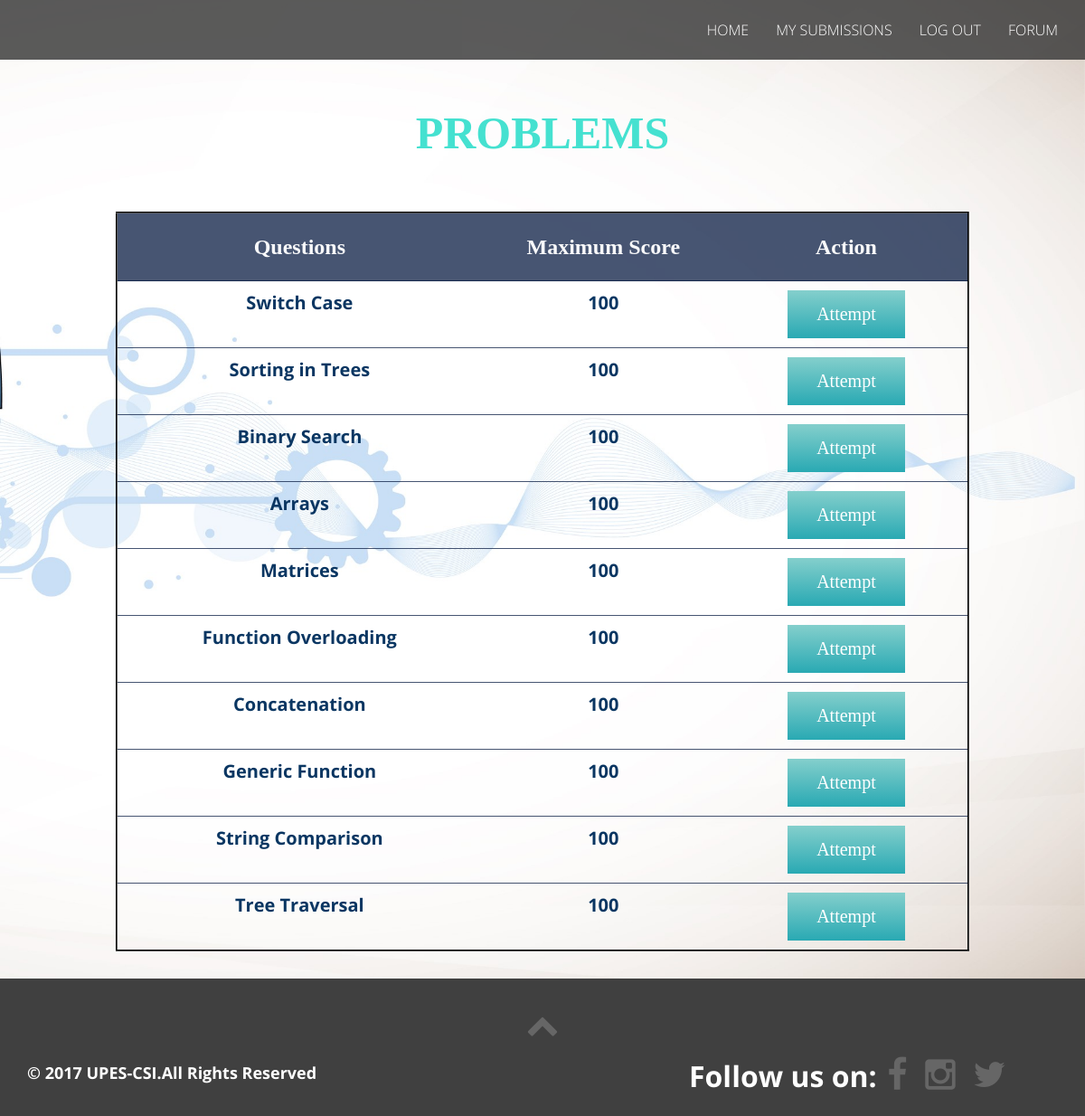
Screenshot of /panel.php (signed in) with the database file from the repository.
### tables this page shows
CREATE TABLE `Questions` (
  `qid` int(11) NOT NULL,
  `Problem` text NOT NULL,
  `name` text NOT NULL
);

### panel.php (the view, shortened to what this page needs)
<?php
include 'config.php';
?>
<!DOCTYPE html>
<html lang="en">
<head>
        <link rel="stylesheet" href="assets/bootstrap/css/bootstrap.min.css">
        <link rel="stylesheet" href="assets/font-awesome/css/font-awesome.min.css">
        <link rel="stylesheet" href="assets/elegant-font/code/style.css">
        <link rel="stylesheet" href="assets/css/animate.css">
        <link rel="stylesheet" href="assets/css/magnific-popup.css">
	    <link rel="stylesheet" href="assets/css/form-elements.css">
        <link rel="stylesheet" href="assets/css/style.css">
        <link rel="stylesheet" href="assets/css/media-queries.css">
		<link rel="stylesheet" href="https://code.jquery.com/mobile/1.4.5/jquery.mobile-1.4.5.min.css">
    </head>
    <body id="bootstrap-overrides">
		<nav class="navbar navbar-fixed-top" role="navigation">
			<div class="container">
				<div class="collapse navbar-collapse" id="top-navbar-1">
					<ul class="nav navbar-nav navbar-right">
                     <li><a  href="home.php" >Home</a></li>
                     <li><a  href="mysubmissions.php" >My Submissions</a></li>
					<li><a  href="logout.php">Log out</a></li>
						<li><a targer="_blank" href="http://forum.upescsi.in">Forum</a></li>
					</ul>
				</div>
			</div>
		</nav>
		 <section id="home-section" class="home-section full-screen" style="background-image: url('b11.jpg'); background-size:cover;">
                <div class="pagetitle " style="padding:70px 0px 0px 0px;">
				<div align="center">
				<h1 style="font-family:Zefani;position:relative;top:40px;font-size: 50px;font">Problems</h1>
				<p><font size="5" color="black" face="Comic Sans MS"><b><b></font></p>
        <br><br><br><br>
				</div>
				</div>
                 <div class="list">
				 <center>
				<table style="width:80%;border-color:black;" class="table"  >
  <tr id="heading">
    <th><font size="5"><b>Questions</font><b></font></th>
    <th><font size="5"><b>Maximum Score</b></font></th>
		<th><font size="5"><b>Action</b></font></th>
  </tr>
<?php
$flag = mysqli_query($con,"SELECT random_que FROM users WHERE user_id =".$_SESSION['user_id']." ");
$val = mysqli_fetch_array($flag);
if(is_null($val['random_que'])){
$sql=mysqli_query($con,"SELECT * FROM Questions ORDER BY RAND() LIMIT 0,10");
$random = array();
while($row = mysqli_fetch_array($sql)){
  array_push($random,$row['qid']);
  ?>
  <tr>
    <td width=30%> <?php echo $row['name']; ?> </td>
    <td width=20%>100</td>
	<td width=20%> <form method="POST" action="ques.php" > <input type="hidden" name="qid" value="<?php echo $row['qid']; ?>" > <input type="submit" name="Attempt"  value="Attempt" > </form></td>
<?php
  }
  ?>
</table>
</center>
				 </div>
          </section>
 <?php
}
?>
<footer>
  <div class="container">
    <div class="row">
      <div class="col-sm-12">
        <div class="scroll-to-top">
          <a href="#"><i class="fa fa-chevron-up"></i></a>
        </div>
      </div>
    </div>
    <div class="row">
          <div class="col-sm-7 footer-copyright">
            &copy; 2017 UPES-CSI.All Rights Reserved
          </div>
          <div class="col-sm-5 footer-social">
<center>
          <font color="white" size="6">Follow us on:</font>
<a href="https://www.facebook.com/upescsi"><i class="fa fa-facebook"></i></a>
            <a href="https://www.instagram.com/upescsi"><i class="fa fa-instagram"></i></a>
  <a href="https://www.twitter.com/upescsi"><i class="fa fa-twitter"></i></a>
</div>
    </div>
  </div>
</footer>
    </body>
</html>

### assets/css/style.css (style rules this page uses)
body { background: #fff; font-family: 'Open Sans', sans-serif; font-weight: 300; color: rgb(0,0,0); text-align: center; }
a, a:hover, a:focus { color:#2b9da5;; text-decoration: none; -o-transition: all .3s; -moz-transition: all .3s; -webkit-transition: all .3s; -ms-transition: all .3s; transition: all .3s; }
h1, h2 { margin-top: 10px; font-size: 42px; font-weight: 700; color: #444; line-height: 54px; text-transform: uppercase; }
.navbar { margin-bottom: 0; background: #333; background: rgba(51, 51, 51, 0.8); border: 0; -moz-border-radius: 0; -webkit-border-radius: 0; border-radius: 0; }
ul.navbar-nav { font-size: 16px; color: #888; text-transform: uppercase; }
ul.navbar-nav li a { padding-top: 23px; padding-bottom: 23px; color: #fff; }
footer { padding: 25px 0 20px 0; background: #404040; text-align: right; }
footer .scroll-to-top { font-size: 36px; text-align: center; }
footer .scroll-to-top a { color: #666; }
.footer-copyright { margin: 11px 0 0 0; font-size: 18px; color: #fff; line-height: 32px; text-align: left; }
.footer-social a { margin: 0 8px; font-size: 39px; color: #666; }

### panel.php (style rules this page uses)
#bootstrap-overrides table { border: 2px groove ; }
#bootstrap-overrides th, td { text-align: center; border-top: 0.2px solid black; margin: 10px; padding: 15px; }
#bootstrap-overrides input[type="submit"] { background-image: linear-gradient(to bottom, #84cfcc, #29a9b3); border-color: #25ab96; border-bottom-color: #6db2d3;  display: inline-block; font-size: 16px; font: 1em Bodoni; font-weight:none; }
.list { padding: 10px; }
#bootstrap-overrides td { padding:10px; font-size: 20px; color:#0a3662; border-top-width: 1px; border-top-style: solid; border-top-color: rgba(10, 29, 67, 0.75); }
#bootstrap-overrides th { text-align: center; padding:20px; background-color:rgba(10, 29, 67, 0.75); color: rgba(255, 255, 255, 0.97); font-family: Bodoni; font-weight:400; font-size: 18px; }
#bootstrap-overrides h1 { color:rgb(69, 225, 208); }
#bootstrap-overrides th { text-transform: capitalize; }

### rows the page displays
questions: name "Switch Case"
questions: name "Sorting in Trees"
questions: name "Binary Search"
questions: name "Arrays"
questions: name "Matrices"
questions: name "Function Overloading"
questions: name "Concatenation"
questions: name "Generic Function"
questions: name "String Comparison"
questions: name "Tree Traversal"
